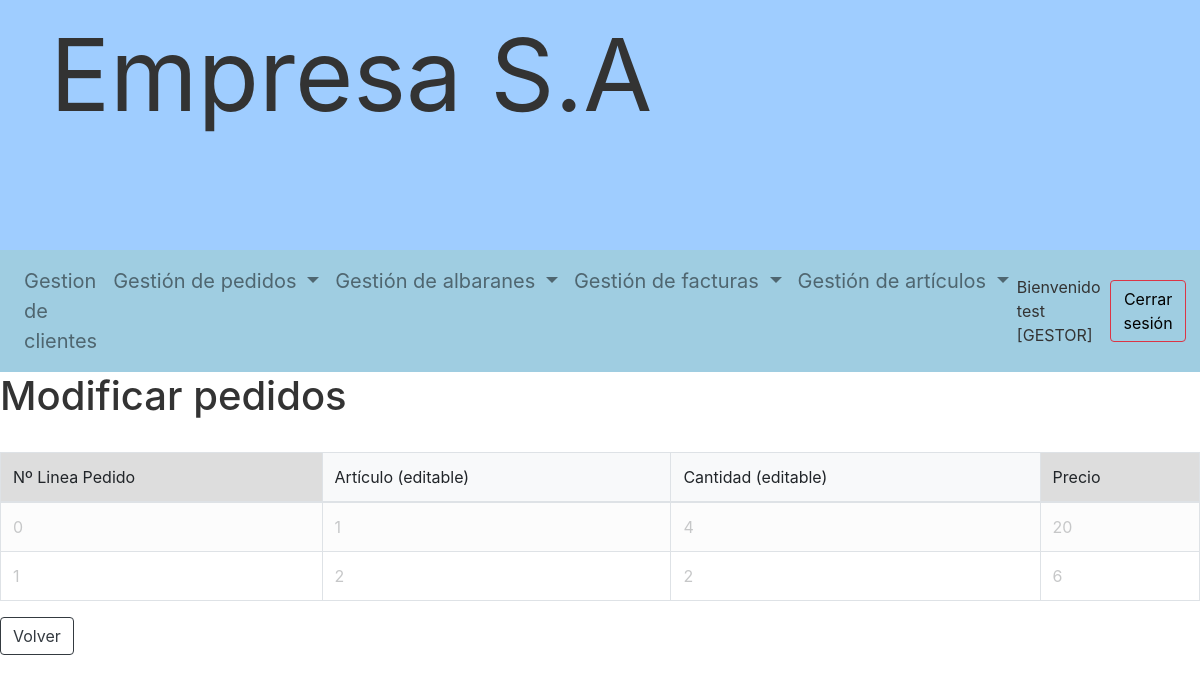
The page /gestor/modificar_pedido_gestor.php?pedido=22 (signed in) on the database its author committed.
### tables this page shows
CREATE TABLE IF NOT EXISTS `lineas_pedidos` (
  `NUM_LINEA_PEDIDO` int(11) NOT NULL DEFAULT 0,
  `COD_CLIENTE` int(11) NOT NULL,
  `PRECIO` int(11) DEFAULT NULL,
  `CANTIDAD` int(11) DEFAULT NULL,
  `COD_USUARIO_GESTION` int(11) DEFAULT 0,
  `COD_PEDIDO` int(11) NOT NULL AUTO_INCREMENT,
  `COD_ARTICULO` int(11) DEFAULT NULL,
  PRIMARY KEY (`NUM_LINEA_PEDIDO`,`COD_PEDIDO`),
  KEY `Index 2` (`COD_PEDIDO`),
  KEY `Index 3` (`COD_ARTICULO`),
  KEY `Index 4` (`COD_USUARIO_GESTION`)
);

CREATE TABLE IF NOT EXISTS `articulos` (
  `COD_ARTICULO` int(11) NOT NULL AUTO_INCREMENT,
  `NOMBRE` varchar(50) DEFAULT NULL,
  `DESCRIPCION` varchar(50) DEFAULT NULL,
  `PRECIO` int(11) DEFAULT NULL,
  `DESCUENTO` int(3) DEFAULT NULL,
  `IVA` int(3) DEFAULT NULL,
  `IMAGEN` varchar(200) DEFAULT NULL,
  `ACTIVO` enum('s','n') DEFAULT 'n',
  PRIMARY KEY (`COD_ARTICULO`)
);

### gestor/modificar_pedido_gestor.php (the view, shortened to what this page needs)
<?php
$id_pedido = $_GET['pedido'];
$conexion = conectar(USUARIO);
$consulta = "SELECT * FROM lineas_pedidos l JOIN articulos a on l.COD_ARTICULO = a.COD_ARTICULO WHERE COD_PEDIDO = :pedido";
$resultado = $conexion->prepare($consulta);
$parametros = [":pedido" => $id_pedido];
$resultado->execute($parametros);
$consulta1 = "SELECT NUM_LINEA_PEDIDO FROM lineas_albaran WHERE COD_PEDIDO = :pedido";
$parametros = [":pedido" => $id_pedido];
$procesados = $conexion->prepare($consulta1);
$procesados->execute($parametros);
$lineasProcesadas = $procesados->fetchAll(PDO::FETCH_ASSOC);
?>
<h1>Modificar pedidos</h1>
<br>
<table id="tabla" class="table table-striped table-bordered" data-toggle="table">
    <thead>
    <tr>
        <th>Nº Linea Pedido
        </th>
        <th class="bg-light">Artículo (editable)
        </th>
        <th class="th-sm bg-light">Cantidad (editable)
        </th>
        <th class="th-sm">Precio
        </th>
    </tr>
    </thead>
    <tbody>
    <?php while($pedido = $resultado->fetch(PDO::FETCH_ASSOC)){
    $editar = true;
    foreach ($lineasProcesadas as $linea) {
        if ($linea["NUM_LINEA_PEDIDO"] == $pedido["NUM_LINEA_PEDIDO"]) {
            $editar = false;
        }
    } ?>
    <?php
    if($editar == false){?>
    <tr style="opacity: 25%">
        <?php }
        else{?>
    <tr>
        <?php } ?>
        <td value=<?= $id_pedido ?>><?=$pedido['NUM_LINEA_PEDIDO']?></td>
        <td headers="COD_ARTICULO" class="editable " contenteditable=<?php if($editar == 1){echo "true";}else{echo "false";}?>><?=$pedido['COD_ARTICULO']?></td>
        <td headers="CANTIDAD" class="editable " contenteditable=<?php  if($editar == 1){echo "true";}else{echo "false";}?>><?=$pedido['CANTIDAD']?></td>
        <td><?=$pedido['PRECIO'] * $pedido['CANTIDAD']?></td>
        <?php } ?>
    </tbody>
</table>
<button class="btn btn-default btn-outline-dark" onclick="window.history.back();">Volver</button>

### trabajodaw.css (style rules this page uses)
body { color: #333; font-size: 1em; }
table { background: #FFF; border-collapse: collapse; width: 100%; }
td, th { padding: 4px; border: 1px solid #CCC; overflow: hidden; text-align: left; vertical-align: middle; }
th { background-color: #DDD; font-weight: 400; }

### rows shown on the page
lineas_pedidos: NUM_LINEA_PEDIDO "0", COD_ARTICULO.COD_ARTICULO "1", CANTIDAD "4", $pedido['PRECIO'] * $pedido['CANTIDAD'] "20"
lineas_pedidos: NUM_LINEA_PEDIDO "1", COD_ARTICULO.COD_ARTICULO "2", CANTIDAD "2", $pedido['PRECIO'] * $pedido['CANTIDAD'] "6"

### other values the page prints
$_SESSION['gestor']['NICK'] "test"
